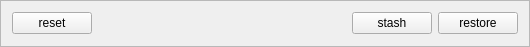
<?xml version="1.0" encoding="UTF-8"?>
<ui version="4.0">
 <class>StashFrame</class>
 <widget class="QFrame" name="StashFrame">
  <property name="geometry">
   <rect>
    <x>0</x>
    <y>0</y>
    <width>530</width>
    <height>47</height>
   </rect>
  </property>
  <property name="sizePolicy">
   <sizepolicy hsizetype="Preferred" vsizetype="Fixed">
    <horstretch>0</horstretch>
    <verstretch>0</verstretch>
   </sizepolicy>
  </property>
  <property name="windowTitle">
   <string>Frame</string>
  </property>
  <property name="frameShape">
   <enum>QFrame::StyledPanel</enum>
  </property>
  <property name="frameShadow">
   <enum>QFrame::Raised</enum>
  </property>
  <layout class="QHBoxLayout" name="horizontalLayout">
   <item>
    <widget class="QPushButton" name="stashResetButton">
     <property name="text">
      <string>reset</string>
     </property>
    </widget>
   </item>
   <item>
    <spacer name="horizontalSpacer_2">
     <property name="orientation">
      <enum>Qt::Horizontal</enum>
     </property>
     <property name="sizeHint" stdset="0">
      <size>
       <width>40</width>
       <height>20</height>
      </size>
     </property>
    </spacer>
   </item>
   <item>
    <widget class="QLabel" name="icon">
     <property name="text">
      <string/>
     </property>
    </widget>
   </item>
   <item>
    <widget class="QLabel" name="title">
     <property name="font">
      <font>
       <pointsize>13</pointsize>
       <weight>75</weight>
       <italic>true</italic>
       <bold>true</bold>
      </font>
     </property>
     <property name="text">
      <string/>
     </property>
    </widget>
   </item>
   <item>
    <spacer name="horizontalSpacer">
     <property name="orientation">
      <enum>Qt::Horizontal</enum>
     </property>
     <property name="sizeHint" stdset="0">
      <size>
       <width>40</width>
       <height>20</height>
      </size>
     </property>
    </spacer>
   </item>
   <item>
    <widget class="QPushButton" name="stashButton">
     <property name="text">
      <string>stash</string>
     </property>
    </widget>
   </item>
   <item>
    <widget class="QPushButton" name="stashRestoreButton">
     <property name="text">
      <string>restore</string>
     </property>
    </widget>
   </item>
  </layout>
 </widget>
 <resources/>
 <connections/>
</ui>
